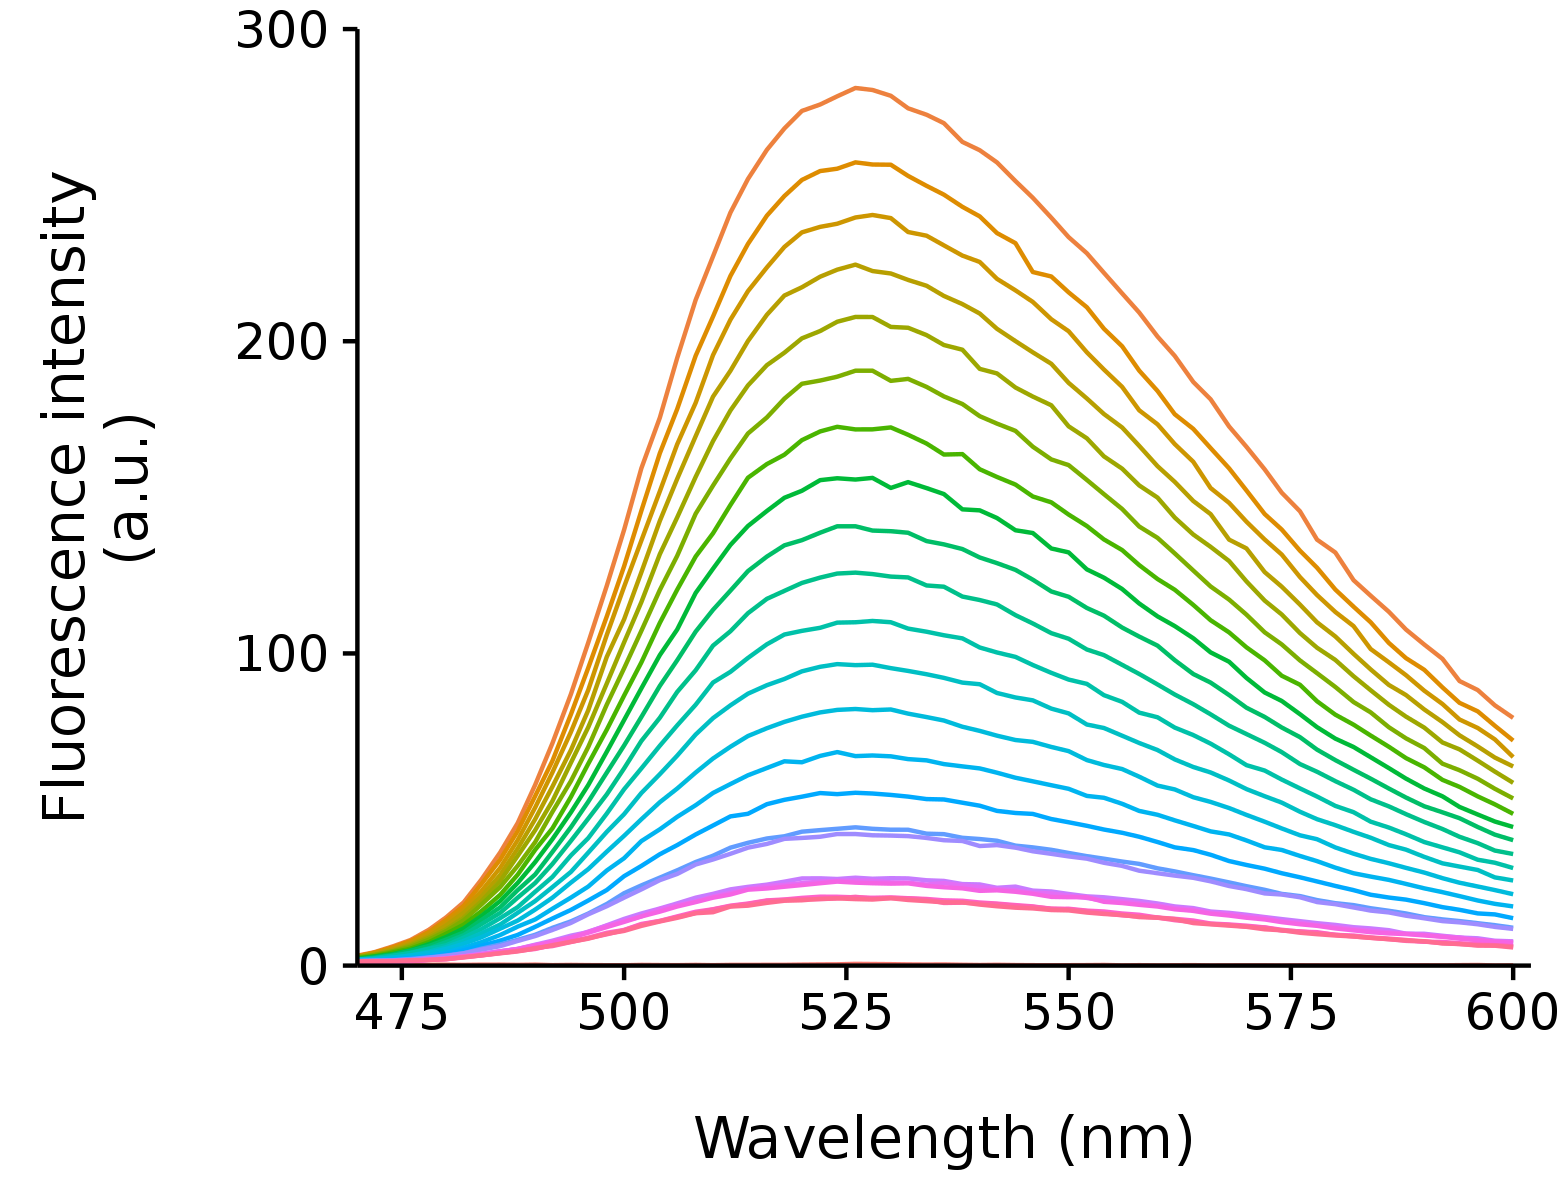

The R source for this figure:
graphics.off()
remove(list = ls())

library(ggplot2)
library(cowplot)
library(reshape2)

valeurs <- data.frame(read.csv("reconstitutionNQRfluo.csv", sep = ',', dec = ".", header = TRUE))

df <- melt(valeurs, id.vars="wavelength")

colnames(df) <- c("wavelength", "group", "fluorescence")

g <- ggplot (df, aes(x= wavelength, y= fluorescence, 
                     group = group, colour = group))
g <- g + geom_line()
g <- g + theme(legend.position = "none")
g <- g + scale_x_continuous(name = "\nWavelength (nm)", limits = c(470, 602), expand = c(0,0))
g <- g + scale_y_continuous(name = "Fluorescence intensity\n (a.u.)\n", limits = c(0, 300), expand = c(0,0))
g
save_plot('reconstitutionNQRfluo.png', g, base_aspect_ratio = 1.3)

g <- ggplot (df, aes(x= wavelength, y= fluorescence, 
                     group = group, colour = group))
g <- g + geom_line()
g <- g + theme(legend.position = "none")
g <- g + scale_x_continuous(name = "\nLongueur d'onde (nm)", 
                            limits = c(475, 602),
                            expand = c(0, 0))
g <- g + scale_y_continuous(name = "Intensité de fluorescence\n (a.u.)\n", 
                            limits = c(0, 300),
                            expand = c(0,0))
g
save_plot('reconstitutionNQRfluo_fr.png', g, base_aspect_ratio = 1.3)
